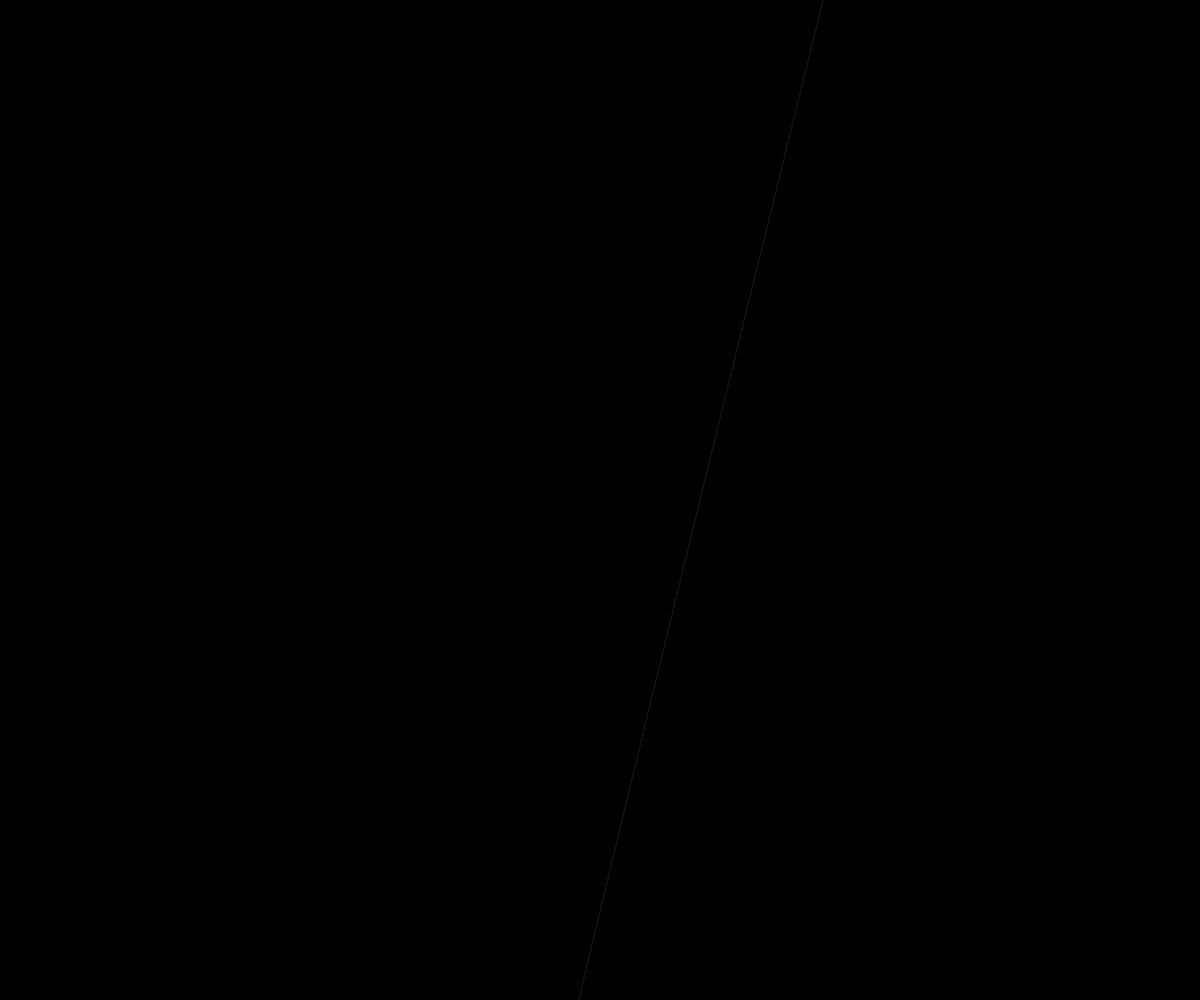
Frame 1 (no input)
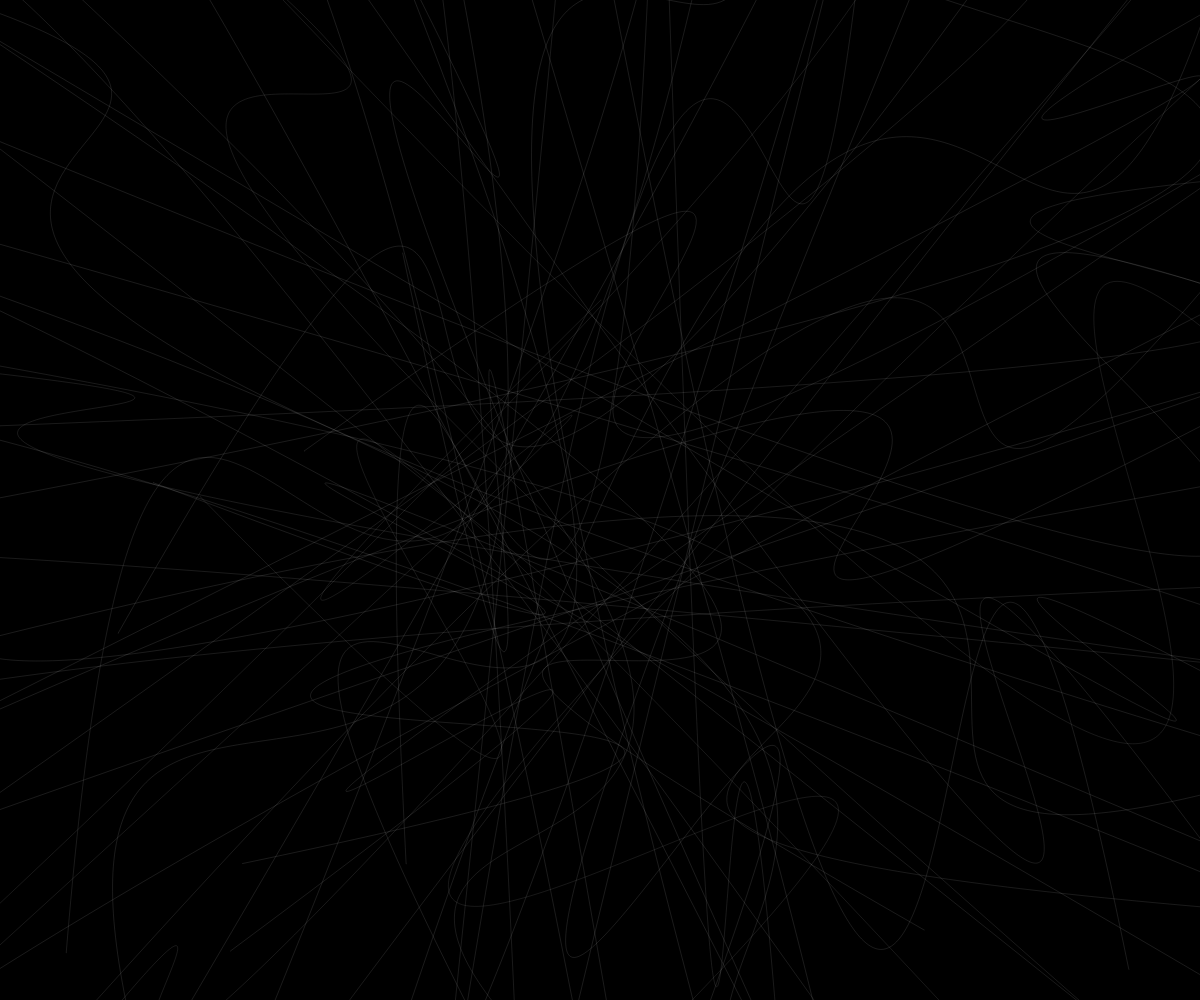
Frame 60 (no input)
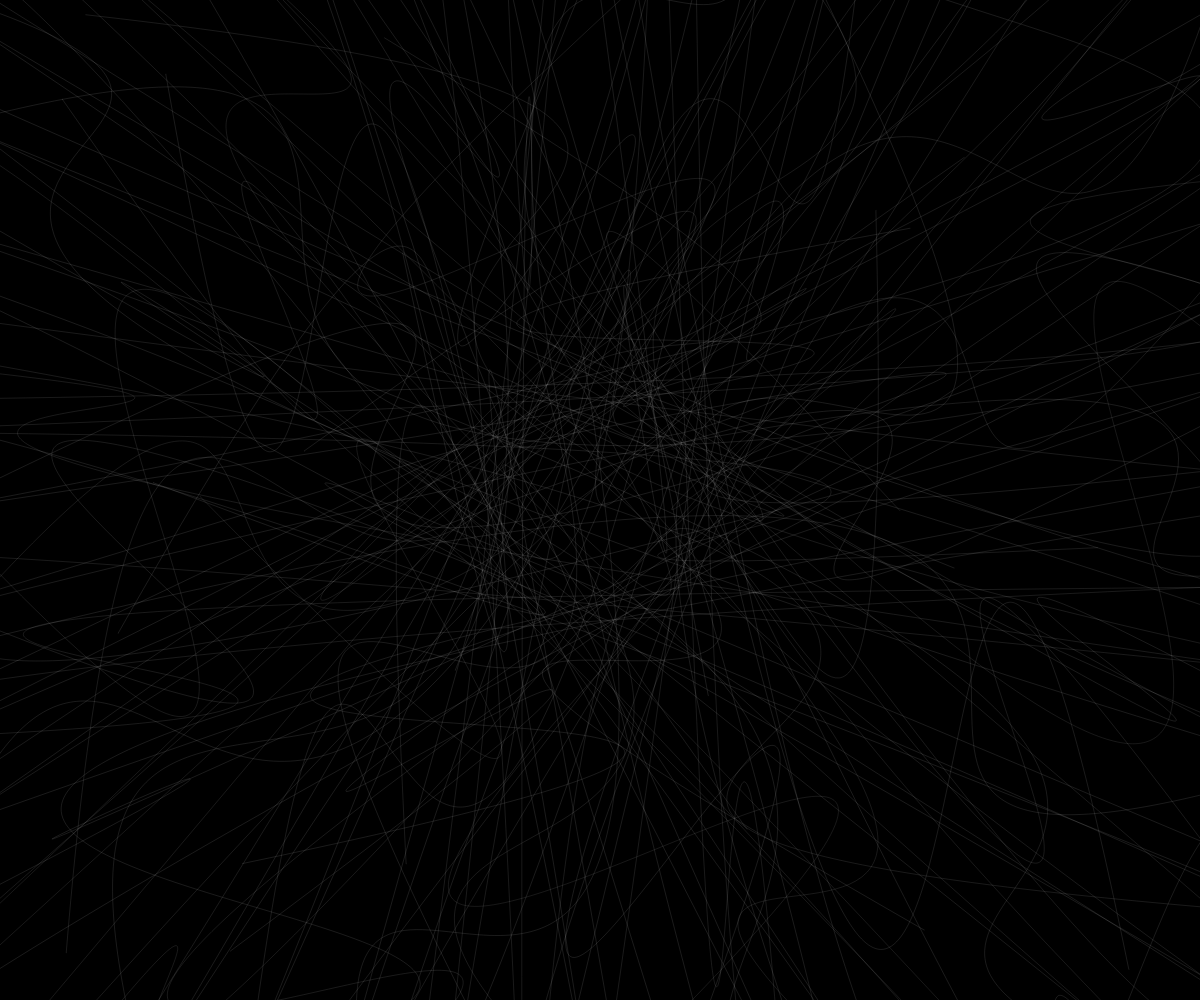
Frame 120 (the mouse pressed at the canvas centre since frame 60)

The p5.js sketch that drew these frames (run headless with seeded random() and noise() and a simulated clock; from frame 60 on, the mouse is pressed at the canvas centre):

// p5.js sketch
// ── sketch.js
var y = 0;
var x = 0;

function setup() {
  createCanvas(windowWidth, windowHeight);  
  stroke(255);     
  background(0)
}

function draw() { 
  noFill()
  strokeWeight(.1);
  translate(windowWidth/2, windowHeight/2)
  rotate(frameCount);

  y = y - 100; 
  if (y < 0) { 
    y = height; 
  } 
  x = x - 100;
  if (x < 0) {
    x = width;
  }
 
   bezier(x, y, x - 1000, y - 1000, x + 1000, x + 1000, -height, -width)
 
} 
// ── blah.js
var y = 0;
var x = 0;

function setup() {
  createCanvas(windowWidth, windowHeight);  
  stroke(255);     
  background(0)
}

function draw() { 
  noFill()
  strokeWeight(.1);
  translate(windowWidth/2, windowHeight/2)
  rotate(frameCount);

  y = y - 100; 
  if (y < 0) { 
    y = height; 
  } 
  x = x - 100;
  if (x < 0) {
    x = width;
  }
 
  ellipse(10,10,10,10)
 
} 
